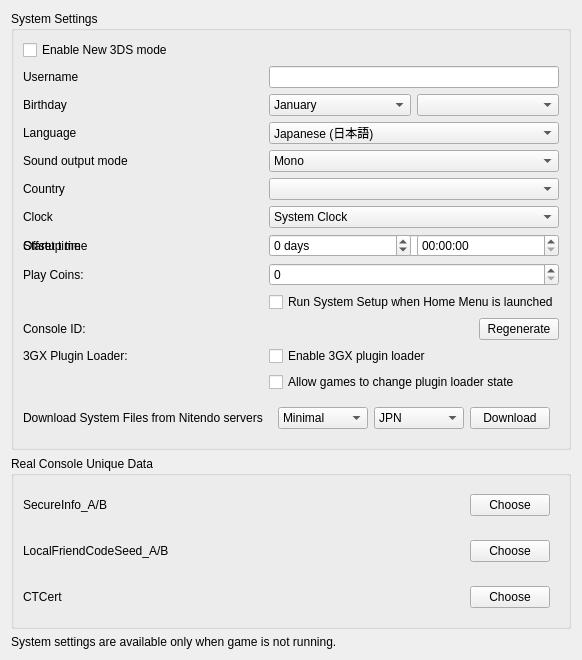
<?xml version="1.0" encoding="UTF-8"?>
<ui version="4.0">
  <class>ConfigureSystem</class>
  <widget class="QWidget" name="ConfigureSystem">
    <property name="geometry">
      <rect>
        <x>0</x>
        <y>0</y>
        <width>535</width>
        <height>619</height>
      </rect>
    </property>
    <property name="windowTitle">
      <string>Form</string>
    </property>
    <layout class="QHBoxLayout" name="horizontalLayout">
      <item>
        <layout class="QVBoxLayout" name="verticalLayout">
          <item>
            <widget class="QGroupBox" name="group_system_settings">
              <property name="title">
                <string>System Settings</string>
              </property>
              <layout class="QGridLayout" name="gridLayout">
                <item row="1" column="0">
                  <widget class="QCheckBox" name="toggle_new_3ds">
                    <property name="text">
                      <string>Enable New 3DS mode</string>
                    </property>
                  </widget>
                </item>
                <item row="2" column="1">
                  <widget class="QLineEdit" name="edit_username">
                    <property name="sizePolicy">
                      <sizepolicy hsizetype="Preferred" vsizetype="Fixed">
                        <horstretch>0</horstretch>
                        <verstretch>0</verstretch>
                      </sizepolicy>
                    </property>
                    <property name="maxLength">
                      <number>10</number>
                    </property>
                  </widget>
                </item>
                <item row="2" column="0">
                  <widget class="QLabel" name="label_username">
                    <property name="text">
                      <string>Username</string>
                    </property>
                  </widget>
                </item>
                <item row="3" column="0">
                  <widget class="QLabel" name="label_birthday">
                    <property name="text">
                      <string>Birthday</string>
                    </property>
                  </widget>
                </item>
                <item row="3" column="1">
                  <layout class="QHBoxLayout" name="horizontalLayout_birthday2">
                    <item>
                      <widget class="QComboBox" name="combo_birthmonth">
                        <item>
                          <property name="text">
                            <string>January</string>
                          </property>
                        </item>
                        <item>
                          <property name="text">
                            <string>February</string>
                          </property>
                        </item>
                        <item>
                          <property name="text">
                            <string>March</string>
                          </property>
                        </item>
                        <item>
                          <property name="text">
                            <string>April</string>
                          </property>
                        </item>
                        <item>
                          <property name="text">
                            <string>May</string>
                          </property>
                        </item>
                        <item>
                          <property name="text">
                            <string>June</string>
                          </property>
                        </item>
                        <item>
                          <property name="text">
                            <string>July</string>
                          </property>
                        </item>
                        <item>
                          <property name="text">
                            <string>August</string>
                          </property>
                        </item>
                        <item>
                          <property name="text">
                            <string>September</string>
                          </property>
                        </item>
                        <item>
                          <property name="text">
                            <string>October</string>
                          </property>
                        </item>
                        <item>
                          <property name="text">
                            <string>November</string>
                          </property>
                        </item>
                        <item>
                          <property name="text">
                            <string>December</string>
                          </property>
                        </item>
                      </widget>
                    </item>
                    <item>
                      <widget class="QComboBox" name="combo_birthday"/>
                    </item>
                  </layout>
                </item>
                <item row="4" column="0">
                  <widget class="QLabel" name="label_language">
                    <property name="text">
                      <string>Language</string>
                    </property>
                  </widget>
                </item>
                <item row="4" column="1">
                  <widget class="QComboBox" name="combo_language">
                    <property name="toolTip">
                      <string>Note: this can be overridden when region setting is auto-select</string>
                    </property>
                    <item>
                      <property name="text">
                        <string>Japanese (日本語)</string>
                      </property>
                    </item>
                    <item>
                      <property name="text">
                        <string>English</string>
                      </property>
                    </item>
                    <item>
                      <property name="text">
                        <string>French (français)</string>
                      </property>
                    </item>
                    <item>
                      <property name="text">
                        <string>German (Deutsch)</string>
                      </property>
                    </item>
                    <item>
                      <property name="text">
                        <string>Italian (italiano)</string>
                      </property>
                    </item>
                    <item>
                      <property name="text">
                        <string>Spanish (español)</string>
                      </property>
                    </item>
                    <item>
                      <property name="text">
                        <string>Simplified Chinese (简体中文)</string>
                      </property>
                    </item>
                    <item>
                      <property name="text">
                        <string>Korean (한국어)</string>
                      </property>
                    </item>
                    <item>
                      <property name="text">
                        <string>Dutch (Nederlands)</string>
                      </property>
                    </item>
                    <item>
                      <property name="text">
                        <string>Portuguese (português)</string>
                      </property>
                    </item>
                    <item>
                      <property name="text">
                        <string>Russian (Русский)</string>
                      </property>
                    </item>
                    <item>
                      <property name="text">
                        <string>Traditional Chinese (正體中文)</string>
                      </property>
                    </item>
                  </widget>
                </item>
                <item row="5" column="0">
                  <widget class="QLabel" name="label_sound">
                    <property name="text">
                      <string>Sound output mode</string>
                    </property>
                  </widget>
                </item>
                <item row="5" column="1">
                  <widget class="QComboBox" name="combo_sound">
                    <item>
                      <property name="text">
                        <string>Mono</string>
                      </property>
                    </item>
                    <item>
                      <property name="text">
                        <string>Stereo</string>
                      </property>
                    </item>
                    <item>
                      <property name="text">
                        <string>Surround</string>
                      </property>
                    </item>
                  </widget>
                </item>
                <item row="6" column="0">
                  <widget class="QLabel" name="label_country">
                    <property name="text">
                      <string>Country</string>
                    </property>
                  </widget>
                </item>
                <item row="6" column="1">
                  <widget class="QComboBox" name="combo_country"/>
                </item>
                <item row="7" column="0">
                  <widget class="QLabel" name="label_init_clock">
                    <property name="text">
                      <string>Clock</string>
                    </property>
                  </widget>
                </item>
                <item row="7" column="1">
                  <widget class="QComboBox" name="combo_init_clock">
                    <item>
                      <property name="text">
                        <string>System Clock</string>
                      </property>
                    </item>
                    <item>
                      <property name="text">
                        <string>Fixed Time</string>
                      </property>
                    </item>
                  </widget>
                </item>
                <item row="8" column="0">
                  <widget class="QLabel" name="label_init_time">
                    <property name="text">
                      <string>Startup time</string>
                    </property>
                  </widget>
                </item>
                <item row="8" column="1">
                  <widget class="QDateTimeEdit" name="edit_init_time">
                    <property name="displayFormat">
                      <string>yyyy-MM-ddTHH:mm:ss</string>
                    </property>
                  </widget>
                </item>
                <item row="8" column="0">
                  <widget class="QLabel" name="label_init_time_offset">
                    <property name="text">
                      <string>Offset time</string>
                    </property>
                  </widget>
                </item>
                <item row="8" column="1">
                  <layout class="QGridLayout" name="edit_init_time_offset_grid">
                    <item row="0" column="0">
                      <widget class="QSpinBox" name="edit_init_time_offset_days">
                        <property name="suffix">
                          <string> days</string>
                        </property>
                        <property name="minimum">
                          <number>-2147483648</number>
                        </property>
                        <property name="maximum">
                          <number>2147483647</number>
                        </property>
                      </widget>
                    </item>
                    <item row="0" column="1">
                      <widget class="QTimeEdit" name="edit_init_time_offset_time">
                        <property name="displayFormat">
                          <string>HH:mm:ss</string>
                        </property>
                      </widget>
                    </item>
                  </layout>
                </item>
                <item row="9" column="0">
                  <widget class="QLabel" name="label_play_coins">
                    <property name="text">
                      <string>Play Coins:</string>
                    </property>
                  </widget>
                </item>
                <item row="9" column="1">
                  <widget class="QSpinBox" name="spinBox_play_coins">
                    <property name="maximum">
                      <number>300</number>
                    </property>
                  </widget>
                </item>
                <item row="10" column="1">
                  <widget class="QCheckBox" name="toggle_system_setup">
                    <property name="text">
                      <string>Run System Setup when Home Menu is launched</string>
                    </property>
                  </widget>
                </item>
                <item row="11" column="0">
                  <widget class="QLabel" name="label_console_id">
                    <property name="text">
                      <string>Console ID:</string>
                    </property>
                  </widget>
                </item>
                <item row="11" column="1">
                  <widget class="QPushButton" name="button_regenerate_console_id">
                    <property name="sizePolicy">
                      <sizepolicy hsizetype="Fixed" vsizetype="Fixed">
                        <horstretch>0</horstretch>
                        <verstretch>0</verstretch>
                      </sizepolicy>
                    </property>
                    <property name="layoutDirection">
                      <enum>Qt::RightToLeft</enum>
                    </property>
                    <property name="text">
                      <string>Regenerate</string>
                    </property>
                  </widget>
                </item>
                <item row="12" column="0">
                  <widget class="QLabel" name="label_plugin_loader">
                    <property name="text">
                      <string>3GX Plugin Loader:</string>
                    </property>
                  </widget>
                </item>
                <item row="12" column="1">
                  <widget class="QCheckBox" name="plugin_loader">
                    <property name="text">
                      <string>Enable 3GX plugin loader</string>
                    </property>
                  </widget>
                </item>
                <item row="13" column="1">
                  <widget class="QCheckBox" name="allow_plugin_loader">
                    <property name="text">
                      <string>Allow games to change plugin loader state</string>
                    </property>
                  </widget>
                </item>
                <item row="14" column="0">
                  <widget class="QLabel" name="label_nus_download">
                    <property name="text">
                      <string>Download System Files from Nitendo servers</string>
                    </property>
                  </widget>
                </item>
                <item row="14" column="1">
                  <widget class="QWidget" name="body_nus_download">
                    <layout class="QHBoxLayout" name="horizontalLayout_nus_download">
                      <item>
                        <widget class="QComboBox" name="combo_download_set">
                          <item>
                            <property name="text">
                              <string>Minimal</string>
                            </property>
                          </item>
                          <item>
                            <property name="text">
                              <string>Old 3DS</string>
                            </property>
                          </item>
                          <item>
                            <property name="text">
                              <string>New 3DS</string>
                            </property>
                          </item>
                        </widget>
                      </item>
                      <item>
                        <widget class="QComboBox" name="combo_download_region">
                          <item>
                            <property name="text">
                              <string>JPN</string>
                            </property>
                          </item>
                          <item>
                            <property name="text">
                              <string>USA</string>
                            </property>
                          </item>
                          <item>
                            <property name="text">
                              <string>EUR</string>
                            </property>
                          </item>
                          <item>
                            <property name="text">
                              <string>AUS</string>
                            </property>
                          </item>
                          <item>
                            <property name="text">
                              <string>CHN</string>
                            </property>
                          </item>
                          <item>
                            <property name="text">
                              <string>KOR</string>
                            </property>
                          </item>
                          <item>
                            <property name="text">
                              <string>TWN</string>
                            </property>
                          </item>
                        </widget>
                      </item>
                      <item>
                        <widget class="QPushButton" name="button_start_download">
                          <property name="sizePolicy">
                            <sizepolicy hsizetype="Fixed" vsizetype="Fixed">
                              <horstretch>0</horstretch>
                              <verstretch>0</verstretch>
                            </sizepolicy>
                          </property>
                          <property name="layoutDirection">
                            <enum>Qt::RightToLeft</enum>
                          </property>
                          <property name="text">
                            <string>Download</string>
                          </property>
                        </widget>
                      </item>
                    </layout>
                  </widget>
                </item>
              </layout>
            </widget>
          </item>
          <item>
            <widget class="QGroupBox" name="group_real_console_unique_data">
              <property name="title">
                <string>Real Console Unique Data</string>
              </property>
              <layout class="QGridLayout" name="gridLayout1">
                <item row="1" column="0">
                  <widget class="QLabel" name="label_secure_info">
                    <property name="text">
                      <string>SecureInfo_A/B</string>
                    </property>
                  </widget>
                </item>
                <item row="1" column="1">
                  <widget class="QWidget" name="secure_info">
                    <layout class="QHBoxLayout" name="horizontalLayout_secure_info">
                      <item>
                        <widget class="QLabel" name="label_secure_info_status">
                          <property name="text">
                            <string></string>
                          </property>
                        </widget>
                      </item>
                      <item>
                        <widget class="QPushButton" name="button_secure_info">
                          <property name="sizePolicy">
                            <sizepolicy hsizetype="Fixed" vsizetype="Fixed">
                              <horstretch>0</horstretch>
                              <verstretch>0</verstretch>
                            </sizepolicy>
                          </property>
                          <property name="layoutDirection">
                            <enum>Qt::RightToLeft</enum>
                          </property>
                          <property name="text">
                            <string>Choose</string>
                          </property>
                        </widget>
                      </item>
                    </layout>
                  </widget>
                </item>
                <item row="2" column="0">
                  <widget class="QLabel" name="label_friend_code_seed">
                    <property name="text">
                      <string>LocalFriendCodeSeed_A/B</string>
                    </property>
                  </widget>
                </item>
                <item row="2" column="1">
                  <widget class="QWidget" name="friend_code_seed">
                    <layout class="QHBoxLayout" name="horizontalLayout_friend_code_seed">
                      <item>
                        <widget class="QLabel" name="label_friend_code_seed_status">
                          <property name="text">
                            <string></string>
                          </property>
                        </widget>
                      </item>
                      <item>
                        <widget class="QPushButton" name="button_friend_code_seed">
                          <property name="sizePolicy">
                            <sizepolicy hsizetype="Fixed" vsizetype="Fixed">
                              <horstretch>0</horstretch>
                              <verstretch>0</verstretch>
                            </sizepolicy>
                          </property>
                          <property name="layoutDirection">
                            <enum>Qt::RightToLeft</enum>
                          </property>
                          <property name="text">
                            <string>Choose</string>
                          </property>
                        </widget>
                      </item>
                    </layout>
                  </widget>
                </item>
                <item row="3" column="0">
                  <widget class="QLabel" name="label_ct_cert">
                    <property name="text">
                      <string>CTCert</string>
                    </property>
                  </widget>
                </item>
                <item row="3" column="1">
                  <widget class="QWidget" name="ct_cert">
                    <layout class="QHBoxLayout" name="horizontalLayout_ct_cert">
                      <item>
                        <widget class="QLabel" name="label_ct_cert_status">
                          <property name="text">
                            <string></string>
                          </property>
                        </widget>
                      </item>
                      <item>
                        <widget class="QPushButton" name="button_ct_cert">
                          <property name="sizePolicy">
                            <sizepolicy hsizetype="Fixed" vsizetype="Fixed">
                              <horstretch>0</horstretch>
                              <verstretch>0</verstretch>
                            </sizepolicy>
                          </property>
                          <property name="layoutDirection">
                            <enum>Qt::RightToLeft</enum>
                          </property>
                          <property name="text">
                            <string>Choose</string>
                          </property>
                        </widget>
                      </item>
                    </layout>
                  </widget>
                </item>
              </layout>
            </widget>
          </item>
          <item>
            <widget class="QLabel" name="label_disable_info">
              <property name="text">
                <string>System settings are available only when game is not running.</string>
              </property>
              <property name="wordWrap">
                <bool>true</bool>
              </property>
            </widget>
          </item>
          <item>
            <spacer name="verticalSpacer">
              <property name="orientation">
                <enum>Qt::Vertical</enum>
              </property>
              <property name="sizeHint" stdset="0">
                <size>
                  <width>20</width>
                  <height>40</height>
                </size>
              </property>
            </spacer>
          </item>
        </layout>
      </item>
    </layout>
  </widget>
  <tabstops>
    <tabstop>toggle_new_3ds</tabstop>
    <tabstop>edit_username</tabstop>
    <tabstop>combo_birthmonth</tabstop>
    <tabstop>combo_birthday</tabstop>
    <tabstop>combo_language</tabstop>
    <tabstop>combo_sound</tabstop>
    <tabstop>combo_country</tabstop>
    <tabstop>combo_init_clock</tabstop>
    <tabstop>edit_init_time</tabstop>
    <tabstop>spinBox_play_coins</tabstop>
    <tabstop>button_regenerate_console_id</tabstop>
  </tabstops>
  <resources/>
  <connections/>
</ui>
